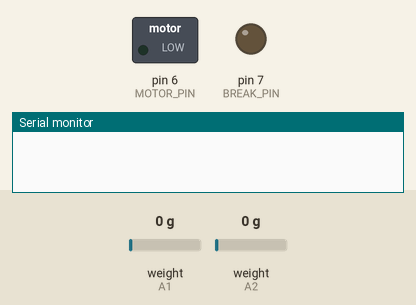
Bench run of a sketch on a simulated Arduino Uno, built with avr-gcc and run on an emulated ATmega328P. On the bench: switched loads named in the sketch (green lamp = pin HIGH), output pins drawn as LEDs (lit = HIGH), the last lines printed to the serial monitor. The inputs (shaded band) are chosen by the test bench; at power-on: weight on the scale (sensors on A1, A2) 0 g.

Above: at 0.1 s.
At 2.3 s:
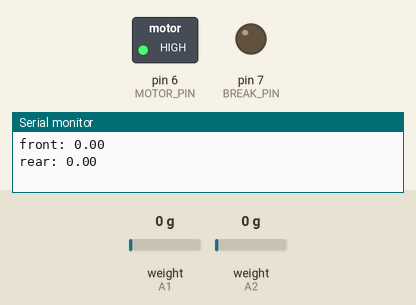
Timing chart, 0 to 3.8 s (numbered marks = the images above):
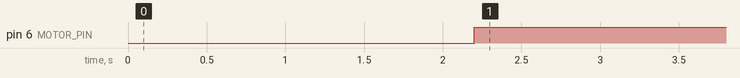

The sketch:

proto_type_1_test.ino
```cpp
#include "HX711.h"

HX711 front_load_cell;
HX711 rear_load_cell;

const int MOTOR_PIN = 6;
const int BREAK_PIN = 7;
const double MIN_WEIGHT = 5000.;

void setup() {
  // put your setup code here, to run once:
  Serial.begin(115200);
  front_load_cell.begin(A2,A3);
  rear_load_cell.begin(A1,A0);
  front_load_cell.tare();
  rear_load_cell.tare();
  front_load_cell.set_scale(2764578./65000.);
  rear_load_cell.set_scale(2149069./65000.);
  pinMode(MOTOR_PIN, OUTPUT);
  pinMode(BREAK_PIN, OUTPUT);
}

double current_front_weight;
double current_rear_weight;
double front_rear_rate;

void loop() {
  // put your main code here, to run repeatedly:
  current_front_weight = front_load_cell.get_units(1);
  current_rear_weight = rear_load_cell.get_units(1);
  front_rear_rate = current_front_weight / current_rear_weight;
  Serial.println("front: "+String(current_front_weight));
  Serial.println("rear: "+String(current_rear_weight));

  //Low ->   brake

  if(current_front_weight < MIN_WEIGHT || current_rear_weight<MIN_WEIGHT || front_rear_rate < 0.5){
    digitalWrite(BREAK_PIN,LOW);
    analogWrite(MOTOR_PIN,255);
  }else if(front_rear_rate > 3.){
    digitalWrite(BREAK_PIN,HIGH);
    analogWrite(MOTOR_PIN,0);
  }
  else{
      digitalWrite(BREAK_PIN,HIGH);
      analogWrite(MOTOR_PIN, 255.-255./2.7*(front_rear_rate-0.3));
  }
}
```

Measured:
- by itself, pin 6 (MOTOR_PIN): LOW → HIGH at 2.2 s
